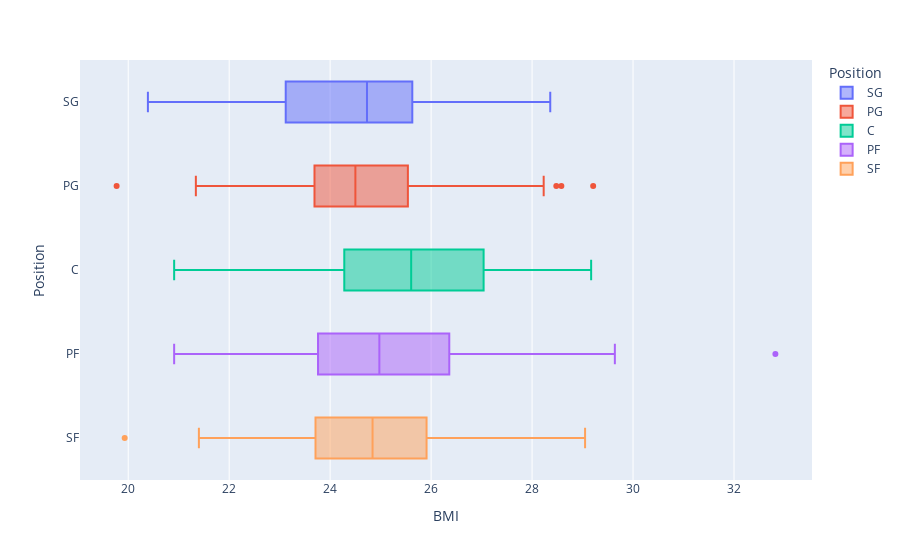

Notebook code for this chart:
### Code cell
px.box(combined, y='Position', x='BMI', color='Position')

### Figure 1 — Plotly figure (JSON) as saved in the notebook; plotly's stock layout.template omitted (floating-point values rounded to 4 significant figures; data arrays with more than 128 entries replaced by an {"elided": "..."} marker saying what was removed)
{"data": [{"alignmentgroup": "True", "hovertemplate": "Position=%{y}<br>BMI=%{x}<extra></extra>", "legendgroup": "SG", "marker": {"color": "#636efa"}, "name": "SG", "notched": false, "offsetgroup": "SG", "orientation": "h", "showlegend": true, "type": "box", "x": [25.87, 23.12, 23.8, 25.42, 23.09, 26.87, 24.84, 20.8, 25.91, 24.61, 23.87, 25.42, 22.5, 23.88, 23.73, 24.64, 26.78, 25.49, 25.42, 24.84, 26.09, 21.94, 25.92, 24.95, 25.19, 25.65, 24.19, 25.56, 24.73, 22.85, 24.37, 23.65, 21.34, 21.46, 26.25, 26.38, 23.12, 23.75, 24.17, 24.78, 27.39, 24.43, 21.22, 24.95, 25.77, 26.78, 22.76, 20.39, 22.75, 25.42, 26.32, 24.9, 22.05, 25.97, 23.95, 25, 24.43, 21.95, 28.36, 25.49, 24.9, 25.97, 26.17, 24.89, 23.12, 24.1, 21.4, 21.34, 23.12, 25.62, 25.92, 22.62, 24.19, 23.12, 26.25, 23.25, 27.6, 24.78, 24.31, 25.56, 22.53], "x0": " ", "xaxis": "x", "y": ["SG", "SG", "SG", "SG", "SG", "SG", "SG", "SG", "SG", "SG", "SG", "SG", "SG", "SG", "SG", "SG", "SG", "SG", "SG", "SG", "SG", "SG", "SG", "SG", "SG", "SG", "SG", "SG", "SG", "SG", "SG", "SG", "SG", "SG", "SG", "SG", "SG", "SG", "SG", "SG", "SG", "SG", "SG", "SG", "SG", "SG", "SG", "SG", "SG", "SG", "SG", "SG", "SG", "SG", "SG", "SG", "SG", "SG", "SG", "SG", "SG", "SG", "SG", "SG", "SG", "SG", "SG", "SG", "SG", "SG", "SG", "SG", "SG", "SG", "SG", "SG", "SG", "SG", "SG", "SG", "SG"], "y0": " ", "yaxis": "y"}, {"alignmentgroup": "True", "hovertemplate": "Position=%{y}<br>BMI=%{x}<extra></extra>", "legendgroup": "PG", "marker": {"color": "#EF553B"}, "name": "PG", "notched": false, "offsetgroup": "PG", "orientation": "h", "showlegend": true, "type": "box", "x": {"elided": "136 float values"}, "x0": " ", "xaxis": "x", "y": {"elided": "136 str values"}, "y0": " ", "yaxis": "y"}, {"alignmentgroup": "True", "hovertemplate": "Position=%{y}<br>BMI=%{x}<extra></extra>", "legendgroup": "C", "marker": {"color": "#00cc96"}, "name": "C", "notched": false, "offsetgroup": "C", "orientation": "h", "showlegend": true, "type": "box", "x": [27.04, 23.47, 23.41, 27.71, 25.09, 25.41, 24.49, 27.22, 28.1, 25.92, 28, 25.9, 26.02, 27.18, 27.04, 26.79, 26.53, 24.41, 23, 27.9, 26.74, 23.91, 28.01, 26.35, 29.17, 28.89, 26.9, 26.14, 25.1, 24.91, 27.04, 26.4, 28.23, 25.51, 25.31, 28.3, 26.33, 23.91, 24.97, 22.02, 24.49, 23.84, 25, 23.91, 25.51, 27.32, 24.8, 24.59, 21.41, 25.93, 25.93, 25.51, 23.91, 26.25, 24.15, 25.51, 20.91, 28.29, 27.6, 23.29, 22.45, 21.43, 25.7, 23.41], "x0": " ", "xaxis": "x", "y": ["C", "C", "C", "C", "C", "C", "C", "C", "C", "C", "C", "C", "C", "C", "C", "C", "C", "C", "C", "C", "C", "C", "C", "C", "C", "C", "C", "C", "C", "C", "C", "C", "C", "C", "C", "C", "C", "C", "C", "C", "C", "C", "C", "C", "C", "C", "C", "C", "C", "C", "C", "C", "C", "C", "C", "C", "C", "C", "C", "C", "C", "C", "C", "C"], "y0": " ", "yaxis": "y"}, {"alignmentgroup": "True", "hovertemplate": "Position=%{y}<br>BMI=%{x}<extra></extra>", "legendgroup": "PF", "marker": {"color": "#ab63fa"}, "name": "PF", "notched": false, "offsetgroup": "PF", "orientation": "h", "showlegend": true, "type": "box", "x": [25.81, 27.03, 26.45, 26.58, 24.7, 25.18, 23.47, 26.91, 24.86, 24.17, 25.09, 27.15, 27.57, 25.81, 28.95, 25.72, 26.7, 25.09, 25.51, 24.93, 26.79, 25.81, 23.36, 27.46, 26.03, 26.87, 25.81, 26.14, 28.39, 26.91, 26.36, 23.41, 24.57, 23.91, 22.29, 26.14, 24.46, 25.07, 27.03, 27.6, 22.37, 23.52, 25.72, 24.57, 27.81, 24.06, 24.64, 23.47, 23.91, 25.18, 23.21, 24.15, 23.73, 27.86, 24.28, 27.73, 21.43, 23.76, 25.26, 26.91, 22.79, 24.7, 28.93, 26.91, 22.93, 20.91, 22.48, 24.43, 24.11, 25, 23.88, 24.64, 24.27, 24.43, 21.97, 26, 27.27, 24.95, 32.82, 24.73, 22.45, 25.26, 23.95, 27.27, 25.26, 23.62, 22.85, 23.73, 21.94, 24.31, 25.26, 29.46, 22.48, 26.79, 25.72, 26.09, 25.54, 21.43, 26.09, 23.73, 24.57, 24.46, 29.64, 24.43, 23.65, 26.36, 23.65, 28.01, 23.09, 22.53, 26.13, 22.74, 25.29, 24.46], "x0": " ", "xaxis": "x", "y": ["PF", "PF", "PF", "PF", "PF", "PF", "PF", "PF", "PF", "PF", "PF", "PF", "PF", "PF", "PF", "PF", "PF", "PF", "PF", "PF", "PF", "PF", "PF", "PF", "PF", "PF", "PF", "PF", "PF", "PF", "PF", "PF", "PF", "PF", "PF", "PF", "PF", "PF", "PF", "PF", "PF", "PF", "PF", "PF", "PF", "PF", "PF", "PF", "PF", "PF", "PF", "PF", "PF", "PF", "PF", "PF", "PF", "PF", "PF", "PF", "PF", "PF", "PF", "PF", "PF", "PF", "PF", "PF", "PF", "PF", "PF", "PF", "PF", "PF", "PF", "PF", "PF", "PF", "PF", "PF", "PF", "PF", "PF", "PF", "PF", "PF", "PF", "PF", "PF", "PF", "PF", "PF", "PF", "PF", "PF", "PF", "PF", "PF", "PF", "PF", "PF", "PF", "PF", "PF", "PF", "PF", "PF", "PF", "PF", "PF", "PF", "PF", "PF", "PF"], "y0": " ", "yaxis": "y"}, {"alignmentgroup": "True", "hovertemplate": "Position=%{y}<br>BMI=%{x}<extra></extra>", "legendgroup": "SF", "marker": {"color": "#FFA15A"}, "name": "SF", "notched": false, "offsetgroup": "SF", "orientation": "h", "showlegend": true, "type": "box", "x": [23.36, 24.71, 24.84, 25.01, 27.39, 25.34, 23.62, 19.93, 26.79, 25.42, 24.82, 24.84, 24.84, 25.81, 25.34, 24.64, 24.82, 23.09, 24.78, 26, 23.07, 26.11, 24.17, 26.58, 24.31, 22.19, 24.36, 25.81, 25.34, 24.78, 29.05, 24.17, 27.46, 25.81, 25.09, 23.69, 23.54, 22.87, 23.71, 25.65, 25.07, 26.87, 25.91, 27.96, 23.79, 25.97, 25.31, 23.65, 23.52, 21.4, 24.56, 26.78, 22.96, 25.91, 26.68, 24.78, 23.68, 22.74, 23.07, 26.13, 24.78, 25.54, 25.92, 25.34, 24.22, 27.51, 24.15, 26, 23.65, 25.15], "x0": " ", "xaxis": "x", "y": ["SF", "SF", "SF", "SF", "SF", "SF", "SF", "SF", "SF", "SF", "SF", "SF", "SF", "SF", "SF", "SF", "SF", "SF", "SF", "SF", "SF", "SF", "SF", "SF", "SF", "SF", "SF", "SF", "SF", "SF", "SF", "SF", "SF", "SF", "SF", "SF", "SF", "SF", "SF", "SF", "SF", "SF", "SF", "SF", "SF", "SF", "SF", "SF", "SF", "SF", "SF", "SF", "SF", "SF", "SF", "SF", "SF", "SF", "SF", "SF", "SF", "SF", "SF", "SF", "SF", "SF", "SF", "SF", "SF", "SF"], "y0": " ", "yaxis": "y"}], "layout": {"boxmode": "overlay", "legend": {"title": {"text": "Position"}, "tracegroupgap": 0}, "margin": {"t": 60}, "xaxis": {"anchor": "y", "domain": [0, 1], "title": {"text": "BMI"}}, "yaxis": {"anchor": "x", "categoryarray": ["SF", "PF", "C", "PG", "SG"], "categoryorder": "array", "domain": [0, 1], "title": {"text": "Position"}}}}
